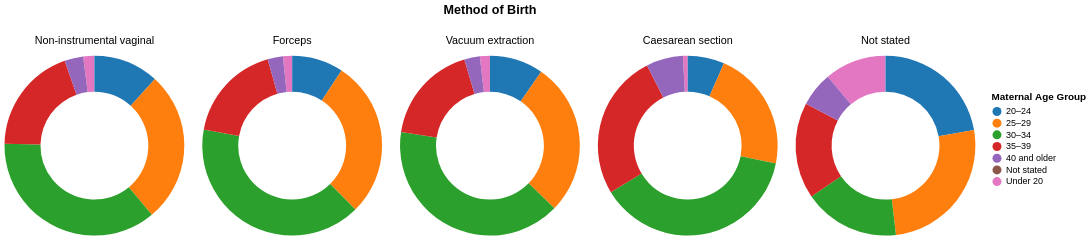

The Vega-Lite source for this figure:
### Vega-Lite specification from a JSON file in a GitHub repository (floating-point values rounded to 4 significant figures)
{"$schema": "https://vega.github.io/schema/vega-lite/v5.json", "description": "Donut charts showing the method of birth distribution, color-coded by maternal age in 2021.", "data": {"values": [{"Method": "Non-instrumental vaginal", "Maternal_age": "Under 20", "Births": 3085}, {"Method": "Non-instrumental vaginal", "Maternal_age": "20–24", "Births": 18182}, {"Method": "Non-instrumental vaginal", "Maternal_age": "25–29", "Births": 42153}, {"Method": "Non-instrumental vaginal", "Maternal_age": "30–34", "Births": 56281}, {"Method": "Non-instrumental vaginal", "Maternal_age": "35–39", "Births": 29895}, {"Method": "Non-instrumental vaginal", "Maternal_age": "40 and older", "Births": 5205}, {"Method": "Non-instrumental vaginal", "Maternal_age": "Not stated", "Births": 12}, {"Method": "Forceps", "Maternal_age": "Under 20", "Births": 252}, {"Method": "Forceps", "Maternal_age": "20–24", "Births": 1416}, {"Method": "Forceps", "Maternal_age": "25–29", "Births": 4337}, {"Method": "Forceps", "Maternal_age": "30–34", "Births": 6166}, {"Method": "Forceps", "Maternal_age": "35–39", "Births": 2712}, {"Method": "Forceps", "Maternal_age": "40 and older", "Births": 420}, {"Method": "Forceps", "Maternal_age": "Not stated", "Births": 1}, {"Method": "Vacuum extraction", "Maternal_age": "Under 20", "Births": 400}, {"Method": "Vacuum extraction", "Maternal_age": "20–24", "Births": 2150}, {"Method": "Vacuum extraction", "Maternal_age": "25–29", "Births": 6156}, {"Method": "Vacuum extraction", "Maternal_age": "30–34", "Births": 8941}, {"Method": "Vacuum extraction", "Maternal_age": "35–39", "Births": 4003}, {"Method": "Vacuum extraction", "Maternal_age": "40 and older", "Births": 624}, {"Method": "Vacuum extraction", "Maternal_age": "Not stated", "Births": 1}, {"Method": "Caesarean section", "Maternal_age": "Under 20", "Births": 1023}, {"Method": "Caesarean section", "Maternal_age": "20–24", "Births": 7853}, {"Method": "Caesarean section", "Maternal_age": "25–29", "Births": 25633}, {"Method": "Caesarean section", "Maternal_age": "30–34", "Births": 45377}, {"Method": "Caesarean section", "Maternal_age": "35–39", "Births": 31134}, {"Method": "Caesarean section", "Maternal_age": "40 and older", "Births": 7859}, {"Method": "Caesarean section", "Maternal_age": "Not stated", "Births": 8}, {"Method": "Not stated", "Maternal_age": "Under 20", "Births": 9}, {"Method": "Not stated", "Maternal_age": "20–24", "Births": 18}, {"Method": "Not stated", "Maternal_age": "25–29", "Births": 21}, {"Method": "Not stated", "Maternal_age": "30–34", "Births": 14}, {"Method": "Not stated", "Maternal_age": "35–39", "Births": 14}, {"Method": "Not stated", "Maternal_age": "40 and older", "Births": 5}, {"Method": "Not stated", "Maternal_age": "Not stated", "Births": 0}]}, "facet": {"column": {"field": "Method", "type": "nominal", "sort": ["Non-instrumental vaginal", "Forceps", "Vacuum extraction", "Caesarean section", "Not stated"], "header": {"title": "Method of Birth", "labelFontSize": 12, "titleFontSize": 14}}}, "spec": {"width": 120, "height": 120, "mark": {"type": "arc", "innerRadius": 60, "outerRadius": 100}, "encoding": {"theta": {"field": "Births", "type": "quantitative"}, "color": {"field": "Maternal_age", "type": "nominal", "title": "Maternal Age Group", "scale": {"scheme": "category10"}}, "tooltip": [{"field": "Maternal_age", "type": "nominal", "title": "Maternal Age Group"}, {"field": "Births", "type": "quantitative", "title": "Number of Births"}]}, "config": {"view": {"stroke": "transparent"}, "legend": {"titleFontSize": 12, "labelFontSize": 10}}}, "resolve": {"scale": {"color": "shared"}}}
